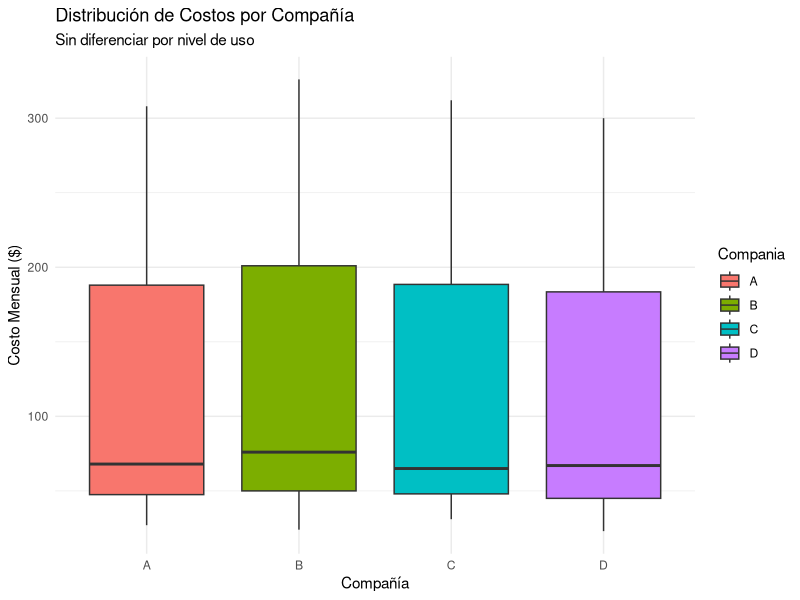
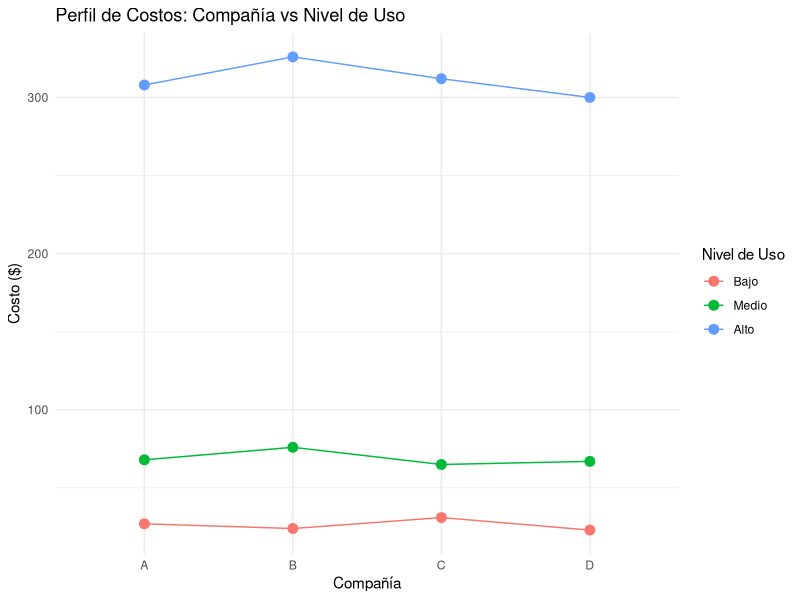

Write R code to recreate these figures, in order.
## ---- chunk 1
knitr::opts_chunk$set(echo = TRUE, warning = FALSE, message = FALSE)

## ---- chunk 2
library(tidyverse)
library(knitr)
## ---- chunk 3
# Definimos los vectores de datos
costos <- c(27, 24, 31, 23,     # Nivel Bajo
            68, 76, 65, 67,     # Nivel Medio
            308, 326, 312, 300) # Nivel Alto

# Creamos los factores correspondientes
# Nivel de Uso: Repetimos cada nivel 4 veces (porque hay 4 compañías por nivel)
nivel_uso <- factor(rep(c("Bajo", "Medio", "Alto"), each = 4), 
                    levels = c("Bajo", "Medio", "Alto"))

# Compañía: Repetimos la secuencia A,B,C,D 3 veces (una vez por cada nivel)
compania <- factor(rep(c("A", "B", "C", "D"), 3))

# Creamos el DataFrame
datos_telefonia <- data.frame(
  Nivel_Uso = nivel_uso,
  Compania = compania,
  Costo = costos
)

# Mostramos la tabla para verificar que coincida con la imagen
kable(datos_telefonia, caption = "Datos de Costos Mensuales")
## ---- chunk 4
# Gráfico de cajas por Compañía
ggplot(datos_telefonia, aes(x = Compania, y = Costo, fill = Compania)) +
  geom_boxplot() +
  labs(title = "Distribución de Costos por Compañía",
       subtitle = "Sin diferenciar por nivel de uso",
       x = "Compañía",
       y = "Costo Mensual ($)") +
  theme_minimal()


# Gráfico de interacción visual (Costo vs Compañía, coloreado por Nivel)
ggplot(datos_telefonia, aes(x = Compania, y = Costo, group = Nivel_Uso, color = Nivel_Uso)) +
  geom_line() +
  geom_point(size = 3) +
  labs(title = "Perfil de Costos: Compañía vs Nivel de Uso",
       x = "Compañía",
       y = "Costo ($)",
       color = "Nivel de Uso") +
  theme_minimal()
## ---- chunk 5
# Modelo: Costo en función de Compañía (Tratamiento) + Nivel_Uso (Bloque)
modelo_anova <- aov(Costo ~ Compania + Nivel_Uso, data = datos_telefonia)

# Mostramos la tabla resumen del ANOVA
summary(modelo_anova)
